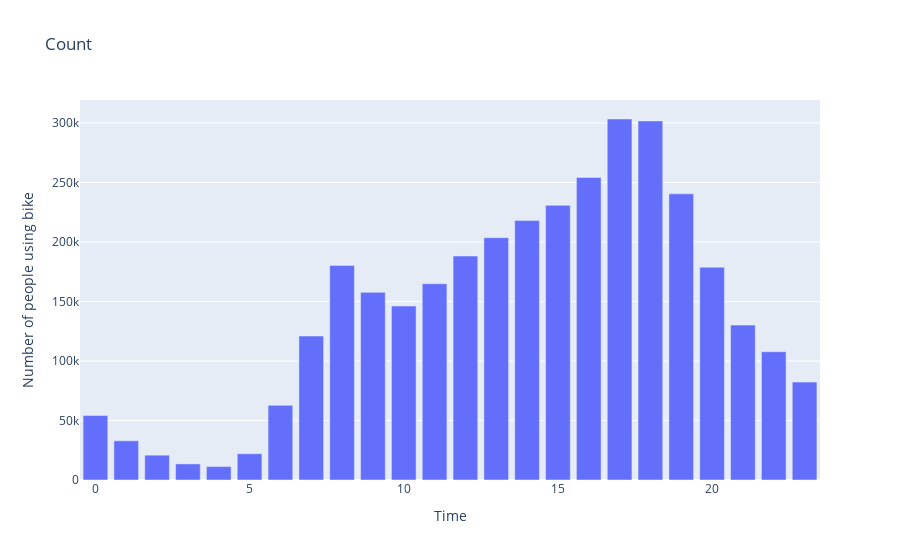

Notebook cell for this chart:
### Code cell
px.bar(x=bike_data["hour"].value_counts().index,
       y=bike_data["hour"].value_counts().values,
       title = "Count",
       labels={'x':'Time',"y":"Number of people using bike"})

### Figure 1 — Plotly figure (JSON) as saved in the notebook; plotly's stock layout.template omitted (floating-point values rounded to 4 significant figures)
{"data": [{"alignmentgroup": "True", "hovertemplate": "Time=%{x}<br>Number of people using bike=%{y}<extra></extra>", "legendgroup": "", "marker": {"color": "#636efa", "pattern": {"shape": ""}}, "name": "", "offsetgroup": "", "orientation": "v", "showlegend": false, "textposition": "auto", "type": "bar", "x": [17, 18, 16, 19, 15, 14, 13, 12, 8, 20, 11, 9, 10, 21, 7, 22, 23, 6, 0, 1, 5, 2, 3, 4], "xaxis": "x", "y": [303295, 301689, 254187, 240427, 230769, 217961, 203584, 188175, 180292, 178744, 164893, 157657, 146156, 130125, 120930, 107739, 82252, 62713, 54157, 32915, 22066, 20876, 13530, 11275], "yaxis": "y"}], "layout": {"barmode": "relative", "legend": {"tracegroupgap": 0}, "title": {"text": "Count"}, "xaxis": {"anchor": "y", "domain": [0, 1], "title": {"text": "Time"}}, "yaxis": {"anchor": "x", "domain": [0, 1], "title": {"text": "Number of people using bike"}}}}
